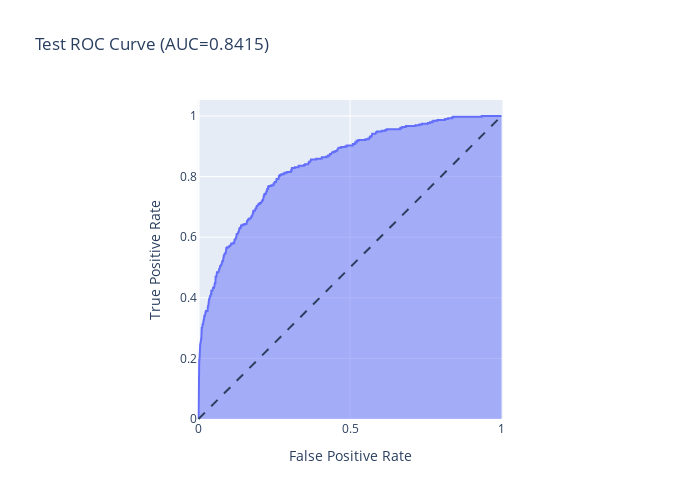

Source (notebook cell):
### Code cell
# evaluation part
print(f'After sampling, MLP Model Time Difference: {mlps_model_time_diff} seconds\n')
print(mlp_model.evaluate(XlearnS, ylearnS))
print(mlp_model.evaluate(XvalS, yvalS))
print(mlp_model.evaluate(XtestP, ytest))
y_pred_sample = mlp_model_sampling.predict(XtestP).ravel()

# plotting part
plt.figure(figsize=(12,8))
plt.plot(mlp_history_sampling.history['loss'], label="Loss")
plt.plot(mlp_history_sampling.history['val_loss'], label="Val_loss")
plt.xlabel("Epoch")
plt.ylabel("Loss")
plt.legend()
plt.show()

plt.figure(figsize=(12,8))
plt.plot(mlp_history_sampling.history['auc'], label="AUC")
plt.plot(mlp_history_sampling.history['val_auc'], label="Val_AUC")
plt.xlabel("Epoch")
plt.ylabel("AUC")
plt.legend()
plt.show()

plt.figure(figsize=(12,8))
plt.plot(mlp_history_sampling.history['Accuracy'], label="Accuracy")
plt.plot(mlp_history_sampling.history['val_Accuracy'], label="Val_accuracy")
plt.xlabel("Epoch")
plt.ylabel("Accuracy")
plt.legend()
plt.show()

#ROC plot - this part is taken from plotly.express website.
mlps_fpr, mlps_tpr, mlps_thresholds = roc_curve(ytest, y_pred_sample)
fig = px.area(
    x=mlps_fpr, y=mlps_tpr,
    title=f'Test ROC Curve (AUC={auc(mlps_fpr, mlps_tpr):.4f})',
    labels=dict(x='False Positive Rate', y='True Positive Rate'),
    width=700, height=500
)
fig.add_shape(
    type='line', line=dict(dash='dash'),
    x0=0, x1=1, y0=0, y1=1
)

fig.update_yaxes(scaleanchor="x", scaleratio=1)
fig.update_xaxes(constrain='domain')
fig.show()

### Figure 1 — Plotly figure (JSON) as saved in the notebook; plotly's stock layout.template omitted (floating-point values rounded to 4 significant figures; data arrays with more than 128 entries replaced by an {"elided": "..."} marker saying what was removed)
{"data": [{"fillpattern": {"shape": ""}, "hovertemplate": "False Positive Rate=%{x}<br>True Positive Rate=%{y}<extra></extra>", "legendgroup": "", "line": {"color": "#636efa"}, "marker": {"symbol": "circle"}, "mode": "lines", "name": "", "orientation": "v", "showlegend": false, "stackgroup": "1", "type": "scatter", "x": {"elided": "436 float values"}, "xaxis": "x", "y": {"elided": "436 float values"}, "yaxis": "y"}], "layout": {"height": 500, "legend": {"tracegroupgap": 0}, "shapes": [{"line": {"dash": "dash"}, "type": "line", "x0": 0, "x1": 1, "y0": 0, "y1": 1}], "title": {"text": "Test ROC Curve (AUC=0.8415)"}, "width": 700, "xaxis": {"anchor": "y", "constrain": "domain", "domain": [0, 1], "title": {"text": "False Positive Rate"}}, "yaxis": {"anchor": "x", "domain": [0, 1], "scaleanchor": "x", "scaleratio": 1, "title": {"text": "True Positive Rate"}}}}
